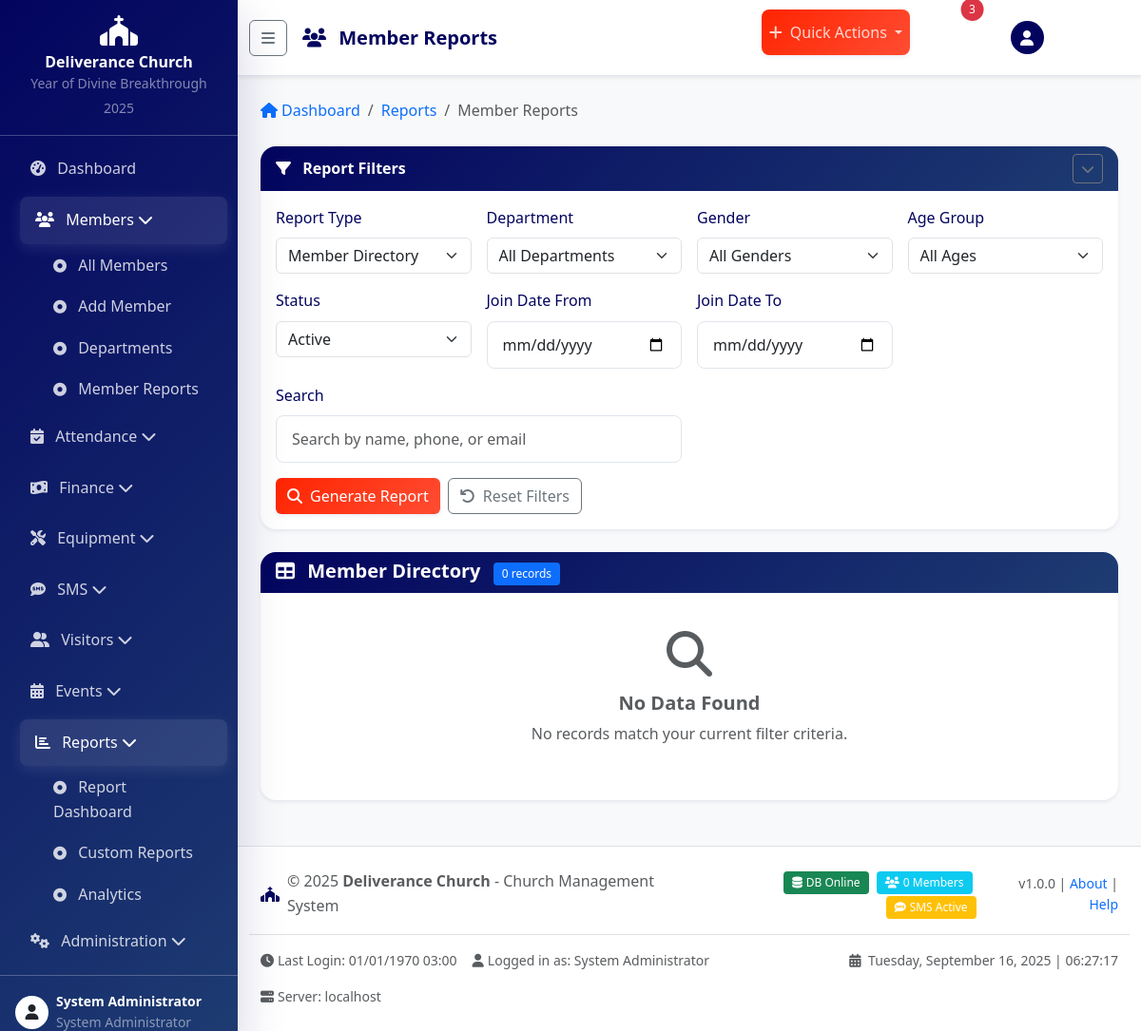
The app's page /modules/reports/members.php (signed in) with its own data.
### tables this page shows
CREATE TABLE church_info (
    id INT PRIMARY KEY AUTO_INCREMENT,
    church_name VARCHAR(100) NOT NULL DEFAULT 'Deliverance Church',
    `address` TEXT,
    phone VARCHAR(20),
    email VARCHAR(100),
    website VARCHAR(100),
    logo VARCHAR(255),
    mission_statement TEXT,
    vision_statement TEXT,
    `values` TEXT,
    yearly_theme VARCHAR(255),
    pastor_name VARCHAR(100),
    founded_date DATE,
    service_times TEXT,
    currency VARCHAR(10) DEFAULT 'KES',
    sms_balance DECIMAL(10,2) DEFAULT 0.00,
    created_at TIMESTAMP DEFAULT CURRENT_TIMESTAMP,
    updated_at TIMESTAMP DEFAULT CURRENT_TIMESTAMP ON UPDATE CURRENT_TIMESTAMP
);

### modules/reports/members.php (the view, shortened to what the rows shown need)
<?php
require_once '../../config/config.php';
require_once '../../includes/functions.php';
$export = sanitizeInput($_GET['export'] ?? '');
$page_title = 'Member Reports';
$page_icon = 'fas fa-users';
$breadcrumb = [
    ['title' => 'Reports', 'url' => 'index.php'],
    ['title' => 'Member Reports']
];
if (empty($export)) {
    include_once '../../includes/header.php';
}
?>
<?php
if (empty($export)) {
    include_once '../../includes/footer.php';
}
?>

### includes/header.php (shortened to what the rows shown need)
<?php
$currentPage = basename($_SERVER['PHP_SELF'], '.php');
$currentModule = basename(dirname($_SERVER['PHP_SELF']));
$churchInfo = getRecord('church_info', 'id', 1) ?: [
    'church_name' => 'Deliverance Church',
    'logo' => '',
    'yearly_theme' => 'Year of Divine Breakthrough 2025'
];
?>
<!DOCTYPE html>
<html lang="en">
<head>
    <link href="https://cdnjs.cloudflare.com/ajax/libs/bootstrap/5.3.0/css/bootstrap.min.css" rel="stylesheet">
    <link href="https://cdnjs.cloudflare.com/ajax/libs/font-awesome/6.4.0/css/all.min.css" rel="stylesheet">
    <link href="https://cdnjs.cloudflare.com/ajax/libs/animate.css/4.1.1/animate.min.css" rel="stylesheet">
    <link href="<?php echo BASE_URL; ?>assets/css/style.css" rel="stylesheet">
</head>
<body>
<?php if (isLoggedIn()): ?>
    <div class="sidebar" id="sidebar">
        <div class="p-3 text-center border-bottom border-light border-opacity-25">
            <?php if (!empty($churchInfo['logo'])): ?>
                <img src="<?php echo BASE_URL . $churchInfo['logo']; ?>" alt="Church Logo" class="img-fluid mb-2" style="max-height: 50px;">
            <?php else: ?>
                <i class="fas fa-church fa-2x text-white mb-2"></i>
            <?php endif; ?>
            <h6 class="text-white mb-0 sidebar-title"><?php echo htmlspecialchars($churchInfo['church_name']); ?></h6>
            <small class="text-white-50 sidebar-subtitle"><?php echo htmlspecialchars($churchInfo['yearly_theme']); ?></small>
        </div>
        <nav class="nav flex-column p-2">
            <?php
            foreach (MAIN_MENU as $key => $menu_item) {
                $active = ($currentModule === $key || $currentPage === $key) ? 'active' : '';
                $menuUrl = BASE_URL . $menu_item['url'];
            ?>
                <div class="nav-item">
                    <?php if (isset($menu_item['submenu'])): ?>
                        <a class="nav-link <?php echo $active; ?>" data-bs-toggle="collapse" href="#submenu-<?php echo $key; ?>" role="button">
                            <i class="<?php echo $menu_item['icon']; ?> me-2"></i>
                            <span class="menu-text"><?php echo $menu_item['title']; ?></span>
                            <i class="fas fa-chevron-down ms-auto"></i>
                        </a>
                        <div class="collapse <?php echo $active ? 'show' : ''; ?>" id="submenu-<?php echo $key; ?>">
                            <div class="ps-4">
                                <?php foreach ($menu_item['submenu'] as $sub_key => $sub_item): ?>
                                    <a href="<?php echo BASE_URL . $sub_item['url']; ?>" class="nav-link py-2">
                                        <i class="fas fa-dot-circle me-2 small"></i>
                                        <span class="menu-text"><?php echo $sub_item['title']; ?></span>
                                    </a>
                                <?php endforeach; ?>
                            </div>
                        </div>
                    <?php else: ?>
                        <a href="<?php echo $menuUrl; ?>" class="nav-link <?php echo $active; ?>">
                            <i class="<?php echo $menu_item['icon']; ?> me-2"></i>
                            <span class="menu-text"><?php echo $menu_item['title']; ?></span>
                        </a>
                    <?php endif; ?>
                </div>
            <?php } ?>
        </nav>
        <div class="mt-auto p-3 border-top border-light border-opacity-25">
            <div class="d-flex align-items-center">
                <div class="avatar bg-white text-dark rounded-circle me-2 d-flex align-items-center justify-content-center" style="width: 35px; height: 35px;">
                    <i class="fas fa-user"></i>
                </div>
                <div class="flex-grow-1 sidebar-user-info">
                    <div class="text-white small fw-bold"><?php echo htmlspecialchars($_SESSION['first_name'] . ' ' . $_SESSION['last_name']); ?></div>
                    <div class="text-white-50 small"><?php echo getUserRoleDisplay($_SESSION['user_role']); ?></div>
                </div>
            </div>
        </div>
    </div>
    <div class="main-content" id="main-content">
        <nav class="navbar navbar-expand-lg navbar-light bg-white shadow-sm mb-4">
            <div class="container-fluid">
                <button class="btn btn-outline-secondary me-3" id="sidebar-toggle" type="button">
                    <i class="fas fa-bars"></i>
                </button>
                <h1 class="navbar-brand mb-0 h4">
                    <?php if (isset($page_icon)): ?>
                        <i class="<?php echo $page_icon; ?> me-2 text-church-blue"></i>
                    <?php endif; ?>
                    <?php echo isset($page_title) ? htmlspecialchars($page_title) : 'Dashboard'; ?>
                </h1>
                <div class="navbar-nav ms-auto d-flex flex-row">
                    <div class="nav-item dropdown me-3">
                        <a class="nav-link dropdown-toggle btn btn-church-primary btn-sm text-white" href="#" role="button" data-bs-toggle="dropdown">
                            <i class="fas fa-plus me-1"></i> Quick Actions
                        </a>
                    </div>
                    <div class="nav-item dropdown me-3">
                        <a class="nav-link position-relative" href="#" role="button" data-bs-toggle="dropdown">
                            <i class="fas fa-bell fa-lg"></i>
                            <span class="position-absolute top-0 start-100 translate-middle badge rounded-pill bg-danger">
                                3
                            </span>
                        </a>
                    </div>
                    <div class="nav-item dropdown">
                        <a class="nav-link dropdown-toggle d-flex align-items-center" href="#" role="button" data-bs-toggle="dropdown">
                            <div class="avatar bg-church-blue text-white rounded-circle me-2 d-flex align-items-center justify-content-center" style="width: 35px; height: 35px;">
                                <i class="fas fa-user"></i>
                            </div>
                            <span class="d-none d-md-inline"><?php echo htmlspecialchars($_SESSION['first_name']); ?></span>
                        </a>
                    </div>
                </div>
            </div>
        </nav>
        <div class="container-fluid px-4">
            <?php if (isset($breadcrumb) && !empty($breadcrumb)): ?>
                <nav aria-label="breadcrumb" class="mb-4">
                    <ol class="breadcrumb">
                        <li class="breadcrumb-item">
                            <a href="<?php echo BASE_URL; ?>modules/dashboard/" class="text-decoration-none">
                                <i class="fas fa-home me-1"></i>Dashboard
                            </a>
                        </li>
                        <?php foreach ($breadcrumb as $item): ?>
                            <?php if (isset($item['url'])): ?>
                                <li class="breadcrumb-item">
                                    <a href="<?php echo $item['url']; ?>" class="text-decoration-none"><?php echo htmlspecialchars($item['title']); ?></a>
                                </li>
                            <?php else: ?>
                                <li class="breadcrumb-item active" aria-current="page"><?php echo htmlspecialchars($item['title']); ?></li>
                            <?php endif; ?>
                        <?php endforeach; ?>
                    </ol>
                </nav>
            <?php endif; ?>
<?php endif;  ?>

### includes/footer.php (shortened to what the rows shown need)
<?php if (isLoggedIn()): ?>
        </div>
    </div>
    <footer class="bg-white border-top mt-5 py-4" style="margin-left: 250px; transition: margin-left 0.3s ease;">
        <div class="container-fluid px-4">
            <div class="row align-items-center">
                <div class="col-md-6">
                    <div class="d-flex align-items-center">
                        <i class="fas fa-church text-church-blue me-2"></i>
                        <span class="text-muted">
                            &copy; <?php echo date('Y'); ?>
                            <strong><?php echo htmlspecialchars($churchInfo['church_name'] ?? 'Deliverance Church'); ?></strong>
                            - Church Management System
                        </span>
                    </div>
                </div>
                <div class="col-md-6 text-end">
                    <div class="d-flex align-items-center justify-content-end">
                        <div class="me-3">
                            <span class="badge bg-success me-1">
                                <i class="fas fa-database me-1"></i>DB Online
                            </span>
                            <span class="badge bg-info me-1">
                                <i class="fas fa-users me-1"></i><?php echo getRecordCount('members', ['membership_status' => 'active']); ?> Members
                            </span>
                            <?php if (isFeatureEnabled('sms')): ?>
                            <span class="badge bg-warning">
                                <i class="fas fa-sms me-1"></i>SMS Active
                            </span>
                            <?php endif; ?>
                        </div>
                        <small class="text-muted">
                            v1.0.0 |
                            <a href="#" class="text-decoration-none" data-bs-toggle="modal" data-bs-target="#aboutModal">About</a> |
                            <a href="#" class="text-decoration-none" data-bs-toggle="modal" data-bs-target="#helpModal">Help</a>
                        </small>
                    </div>
                </div>
            </div>
            <div class="row mt-3 pt-3 border-top">
                <div class="col-md-8">
                    <div class="d-flex flex-wrap gap-3 small text-muted">
                        <span><i class="fas fa-clock me-1"></i>Last Login: <?php echo formatDisplayDateTime($_SESSION['login_time'] ?? date('Y-m-d H:i:s')); ?></span>
                        <span><i class="fas fa-user me-1"></i>Logged in as: <?php echo getUserRoleDisplay($_SESSION['user_role'] ?? ''); ?></span>
                        <span><i class="fas fa-server me-1"></i>Server: <?php echo $_SERVER['SERVER_NAME']; ?></span>
                    </div>
                </div>
                <div class="col-md-4 text-end">
                    <div class="small text-muted">
                        <i class="fas fa-calendar-alt me-1"></i>
                        <?php echo date('l, F j, Y'); ?> |
                        <span id="current-time"><?php echo date('H:i:s'); ?></span>
                    </div>
                </div>
            </div>
        </div>
    </footer>
<?php endif;  ?>

### records on screen
church_info: church_name "Deliverance Church", yearly_theme "Year of Divine Breakthrough 2025"

### other values on screen
$menu_item['title'] "Dashboard"
$menu_item['title'] "Members"
$sub_item['title'] "All Members"
$sub_item['title'] "Add Member"
$sub_item['title'] "Departments"
$sub_item['title'] "Member Reports"
$menu_item['title'] "Attendance"
$menu_item['title'] "Finance"
$menu_item['title'] "Equipment"
$menu_item['title'] "SMS"
$menu_item['title'] "Visitors"
$menu_item['title'] "Events"
$menu_item['title'] "Reports"
$sub_item['title'] "Report Dashboard"
$sub_item['title'] "Custom Reports"
